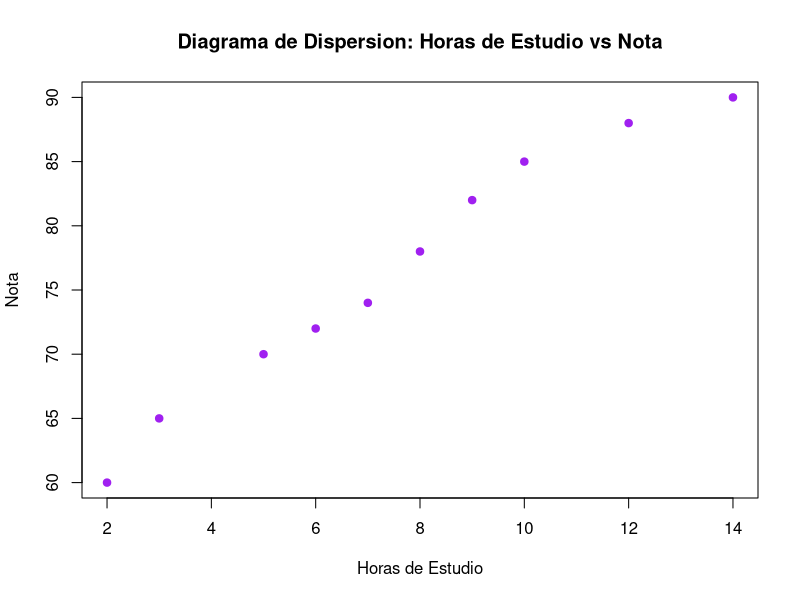

The R source for this figure:
estudio=c(2,3,5,6,7,8,9,10,12,14)
nota=c(60,65,70,72,74,78,82,85,88,90)

plot(estudio, nota, 
     main = "Diagrama de Dispersion: Horas de Estudio vs Nota",
     xlab = "Horas de Estudio",
     ylab = "Nota",
     pch = 19,
     col = "purple")
      
r = cor(estudio, nota)

gl = length(estudio)-2
alpha = 0.05
t_crit = qt(1 - alpha/2, df = gl)
r_critico = t_crit / sqrt(t_crit ^ 2 + gl)

if(abs(r) > r_critico) {
  print("Hay evidencia suficiente para apoyar la afirmacion de una correlacion lineal")
} else {
  print("No hay evidencia suficiente para apoyar la afirmacion de una correlacion lineal")
}